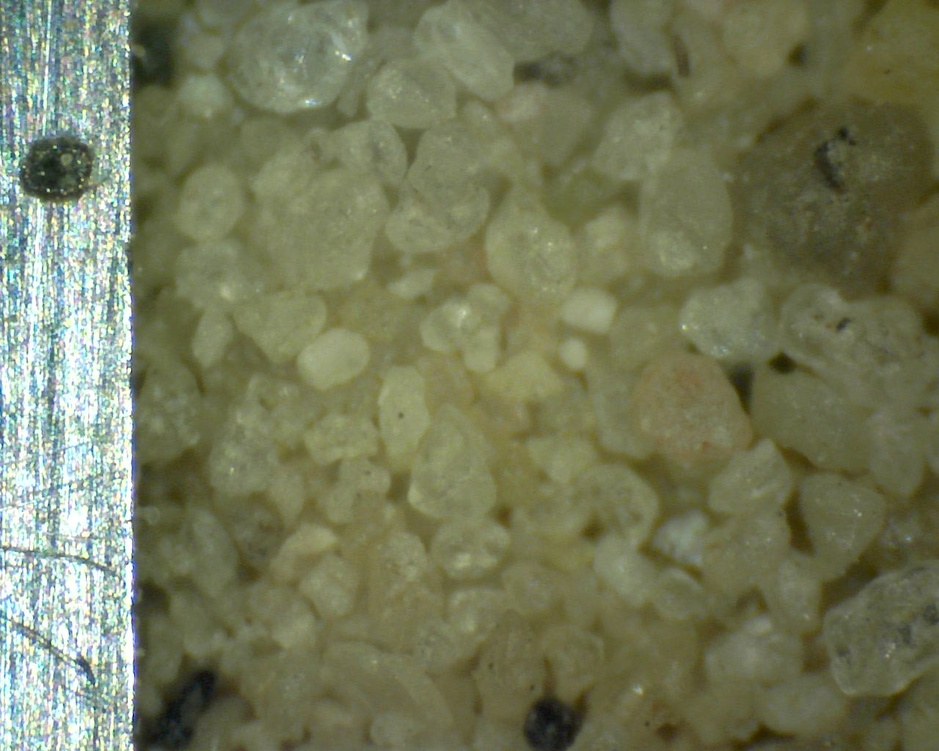
#> input picture str1/0_str1_0_max_Normal.jpg, 939 x 751 px, shrunk from 1280 x 1024 before the run
$ python circle_detection_02.py
#> lines starting #> are read from the running program, lines starting #| are printed output that depends on the picture
# import the necessary packages
import numpy as np
import argparse
import cv2

# construct the argument parser and parse the arguments
ap = argparse.ArgumentParser()
ap.add_argument("-i", "--image", required=True, help="Path to the image")
argv = ["", "-istr1/0_str1_0_max_Normal.jpg"]
args = vars(ap.parse_args(argv[1:]))
# load the image, clone it for output, and then convert it to grayscale
image = cv2.imread(args["image"])
#> image is the input picture: shape (751, 939, 3); mean B, G, R 90.4, 121.6, 116.3
output = image.copy()
gray = cv2.cvtColor(image, cv2.COLOR_BGR2GRAY)
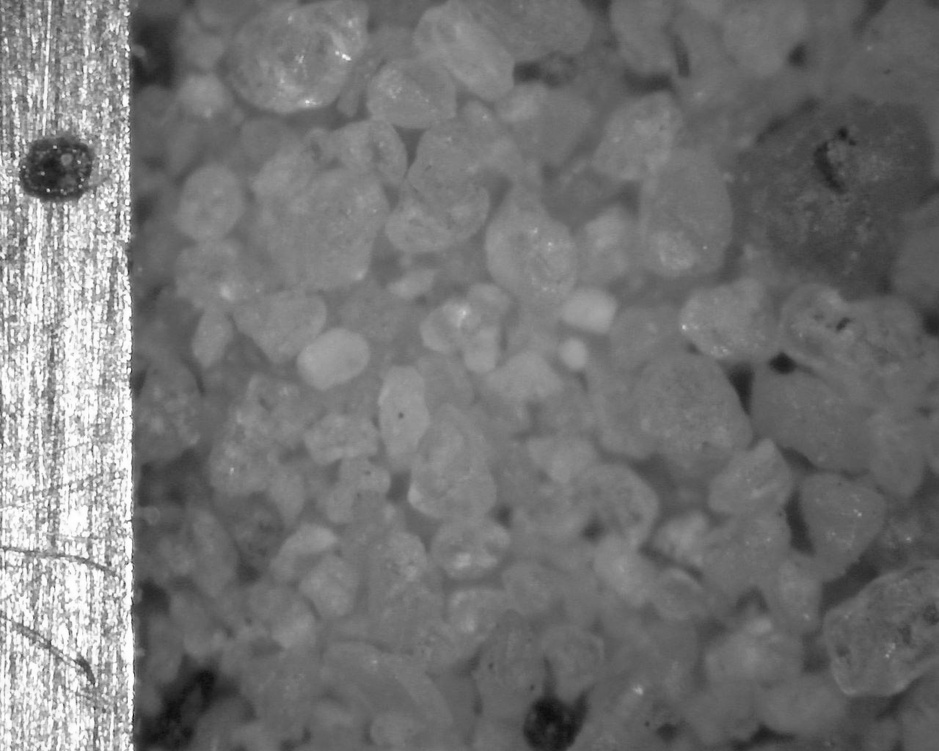
#> gray: shape (751, 939); min 12, max 255, mean 116.5
# detect circles in the image
# cv2.HoughCircles(image, method, dp, minDist, circles=None, param1=None, param2=None, minRadius=None, maxRadius=None)
#> (the run stopped early here; a loop or call above may not have finished)
